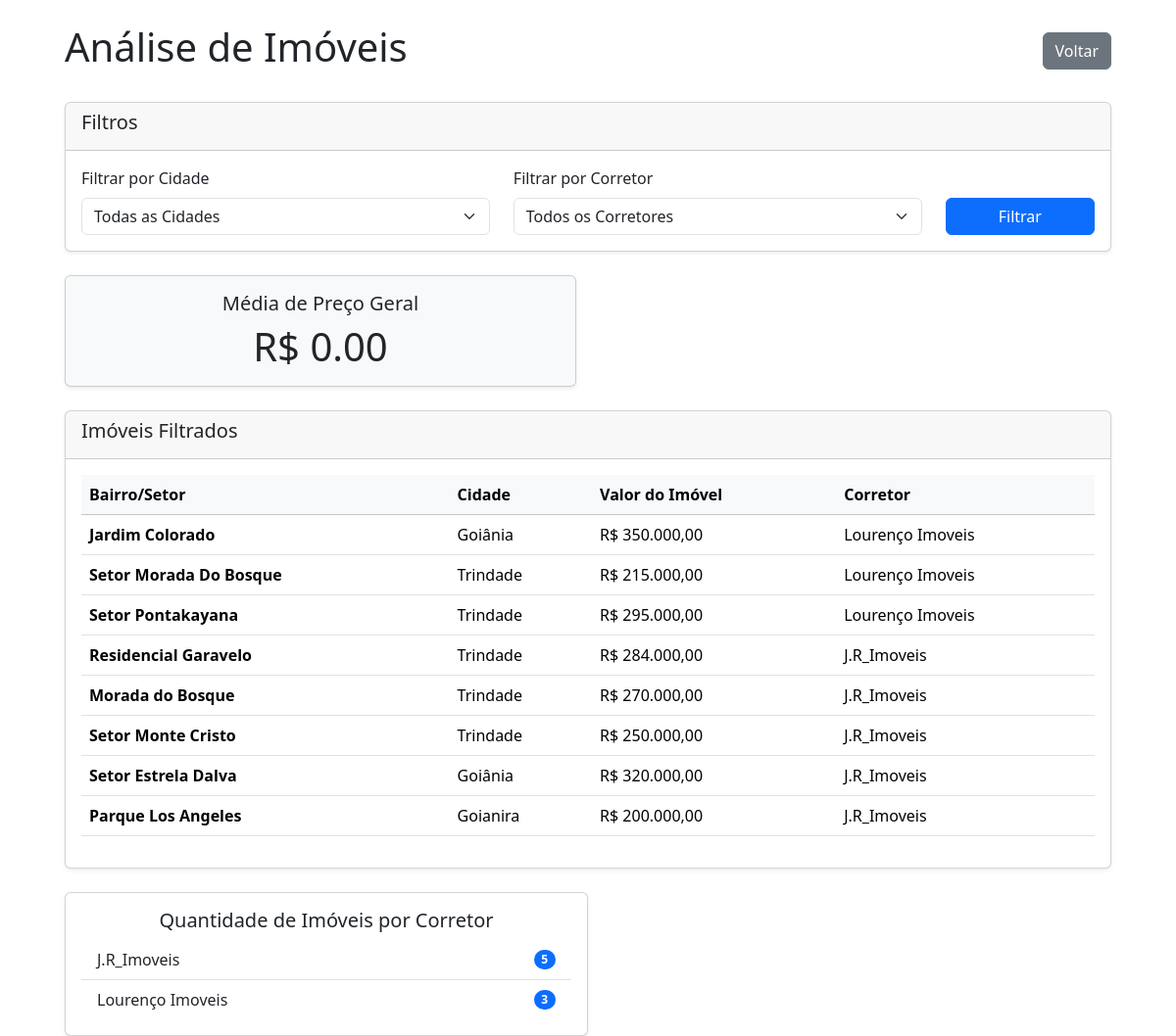
The page /analise on the database as committed earlier.
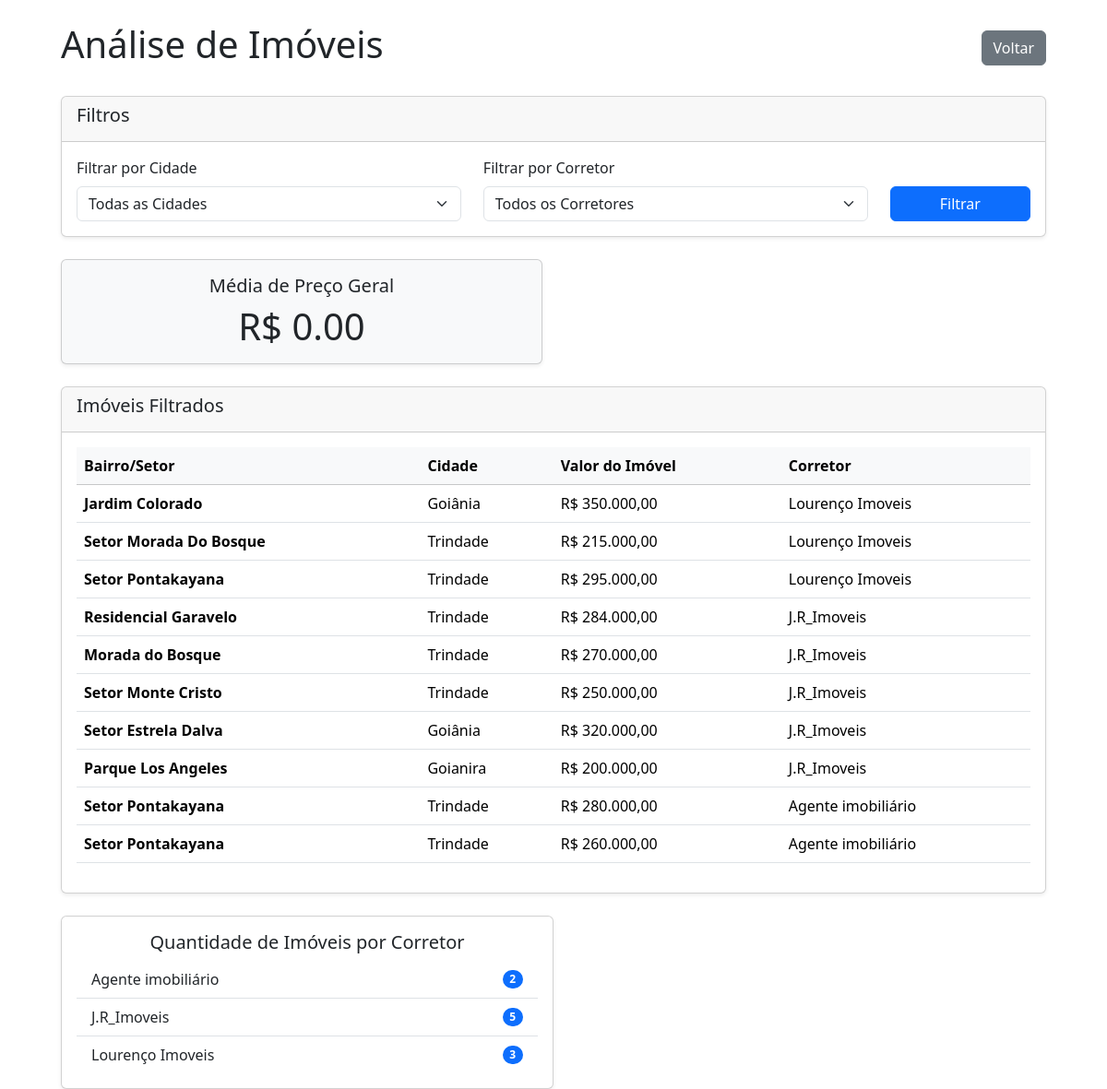
The same page on the database as committed later.
### models.py (models this page shows, shortened)
class Imoveis(db.Model):
    __tablename__ = 'Imoveis'
    id = db.Column(db.Integer, primary_key=True,autoincrement=True)
    bairro = db.Column(db.String, nullable=False)
    cidade = db.Column(db.String, nullable=False)
    estado = db.Column(db.String, nullable=False, default='Go')
    preco = db.Column(db.Integer, nullable=False)
    quartos = db.Column(db.Integer, nullable=False)
    area_total = db.Column(db.String)
    area_construida = db.Column(db.String)
    area_gourmet = db.Column(db.String)
    suite = db.Column(db.String)
    valor_entrada = db.Column(db.Integer)
    link_anuncio = db.Column(db.String, nullable=False)
    id_corretor = db.Column(db.Integer, db.ForeignKey('Corretores.id'), nullable=False)
    corretor = db.relationship('Corretores', backref='Imoveis')

class Corretores(db.Model):
    __tablename__ = 'Corretores'
    id = db.Column(db.Integer, primary_key=True, autoincrement=True)
    nome = db.Column(db.String,nullable=False)
    contato = db.Column(db.String, nullable=False)

### routes.py (the view)
@rotas.route('/analise', methods=['GET', 'POST'])
def analise():
    cidades = db.session.query(Imoveis.cidade).distinct().all()
    corretores = Corretores.query.all()
    cidade_selecionada = request.form.get('cidade')
    corretor_selecionado = request.form.get('corretor')
    query = Imoveis.query
    if cidade_selecionada:
        query = query.filter(Imoveis.cidade == cidade_selecionada)
    if corretor_selecionado:
        query = query.filter(Imoveis.id_corretor == corretor_selecionado)
    imoveis_filtrados = query.all()
    media_preco_geral = db.session.query(func.avg(Imoveis.preco)).scalar()
    media_preco_cidade = None
    if cidade_selecionada:
        media_preco_cidade = db.session.query(func.avg(Imoveis.preco)).filter(Imoveis.cidade == cidade_selecionada).scalar()
    imoveis_por_corretor = db.session.query(Corretores.nome, func.count(Imoveis.id)).join(Imoveis).group_by(Corretores.nome).all()
    return render_template('analysis.html',
                           cidades=[c[0] for c in cidades],
                           corretores=corretores,
                           imoveis_filtrados=imoveis_filtrados,
                           cidade_selecionada=cidade_selecionada,
                           corretor_selecionado=corretor_selecionado,
                           media_preco_geral=media_preco_geral,
                           media_preco_cidade=media_preco_cidade,
                           imoveis_por_corretor=imoveis_por_corretor)

### templates/analysis.html (shortened to what this page needs)
{% extends 'base.html' %}
{% block content %}
<div class="container mt-4">
    <div class="d-flex justify-content-between align-items-center mb-4">
        <h1>Análise de Imóveis</h1>
        <a href="{{ url_for('rotas.home') }}" class="btn btn-secondary">Voltar</a>
    </div>
    <div class="card shadow-sm mb-4">
        <div class="card-header">
            <h5>Filtros</h5>
        </div>
        <div class="card-body">
            <form action="{{ url_for('rotas.analise') }}" method="POST">
                <div class="row">
                    <div class="col-md-5">
                        <label for="cidade" class="form-label">Filtrar por Cidade</label>
                        <select class="form-select" id="cidade" name="cidade">
                            <option value="">Todas as Cidades</option>
                        </select>
                    </div>
                    <div class="col-md-5">
                        <label for="corretor" class="form-label">Filtrar por Corretor</label>
                        <select class="form-select" id="corretor" name="corretor">
                            <option value="">Todos os Corretores</option>
                        </select>
                    </div>
                    <div class="col-md-2 d-flex align-items-end">
                        <button type="submit" class="btn btn-primary w-100">Filtrar</button>
                    </div>
                </div>
            </form>
        </div>
    </div>
    <div class="row g-4 mb-4">
        <div class="col-md-6">
            <div class="card text-center h-100 shadow-sm bg-light">
                <div class="card-body">
                    <h5 class="card-title">Média de Preço Geral</h5>
                    <p class="card-text display-6">R$ {{ "%.2f"|format(media_preco_geral or 0) }}</p>
                </div>
            </div>
        </div>
    </div>
    <div class="card shadow-sm">
        <div class="card-header">
            <h5>Imóveis Filtrados</h5>
        </div>
        <div class="card-body">
            <div class="table-responsive">
                <table class="table table-hover align-middle">
                    <thead class="table-light">
                        <tr>
                            <th scope="col">Bairro/Setor</th>
                            <th scope="col">Cidade</th>
                            <th scope="col">Valor do Imóvel</th>
                            <th scope="col">Corretor</th>
                        </tr>
                    </thead>
                    <tbody>
                        {% for imovel in imoveis_filtrados %}
                        <tr>
                            <td><strong>{{ imovel.bairro }}</strong></td>
                            <td>{{ imovel.cidade }}</td>
                            <td>{{ imovel.preco }}</td>
                            <td>{{ imovel.corretor.nome }}</td>
                        </tr>
                        {% else %}
                        <tr>
                            <td colspan="4" class="text-center">Nenhum imóvel encontrado com os filtros selecionados.</td>
                        </tr>
                        {% endfor %}
                    </tbody>
                </table>
            </div>
        </div>
    </div>
     <div class="col-md-6 mt-4">
        <div class="card text-center h-100 shadow-sm">
            <div class="card-body">
                <h5 class="card-title">Quantidade de Imóveis por Corretor</h5>
                <ul class="list-group list-group-flush">
                    {% for nome_corretor, count in imoveis_por_corretor %}
                        <li class="list-group-item d-flex justify-content-between align-items-center">
                            {{ nome_corretor }}
                            <span class="badge bg-primary rounded-pill">{{ count }}</span>
                        </li>
                    {% endfor %}
                </ul>
            </div>
        </div>
    </div>
</div>
{% endblock %}

Rows that differ between the two databases and show on the page:
added Imoveis: bairro "Setor Pontakayana", cidade "Trindade", preco "R$ 280.000,00", corretor.nome "Agente imobiliário"
added Imoveis: bairro "Setor Pontakayana", cidade "Trindade", preco "R$ 260.000,00", corretor.nome "Agente imobiliário"
Other text that changed with them:
new list line: "Agente imobiliário 2"
